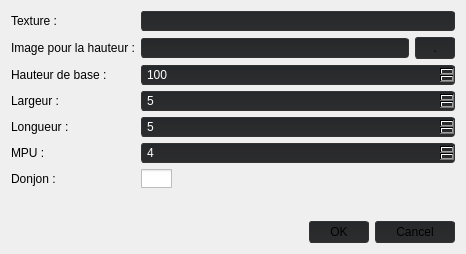
<?xml version="1.0" encoding="UTF-8"?>
<ui version="4.0">
 <class>NewWorldDialog</class>
 <widget class="QDialog" name="NewWorldDialog">
  <property name="geometry">
   <rect>
    <x>0</x>
    <y>0</y>
    <width>466</width>
    <height>254</height>
   </rect>
  </property>
  <property name="windowTitle">
   <string>Nouvelle map</string>
  </property>
  <property name="windowIcon">
   <iconset resource="MainFrame.qrc">
    <normaloff>:/MainFrame/Resources/new.png</normaloff>:/MainFrame/Resources/new.png</iconset>
  </property>
  <property name="styleSheet">
   <string notr="true">background-color: rgb(29, 29, 30);
selection-color: rgb(167, 51, 82);
color: rgb(197, 197, 197);
menuBar{background-color: rgb(142, 120, 77);}

</string>
  </property>
  <layout class="QVBoxLayout" name="verticalLayout">
   <item>
    <layout class="QHBoxLayout" name="horizontalLayout">
     <item>
      <layout class="QFormLayout" name="formLayout">
       <property name="fieldGrowthPolicy">
        <enum>QFormLayout::AllNonFixedFieldsGrow</enum>
       </property>
       <item row="0" column="0">
        <widget class="QLabel" name="label">
         <property name="text">
          <string>Texture :</string>
         </property>
        </widget>
       </item>
       <item row="0" column="1">
        <widget class="QComboBox" name="comboBox">
         <property name="styleSheet">
          <string notr="true">QComboBox {
	border: 1px solid #333333;
	border-radius: 3px;
	background: qlineargradient(spread:pad, x1:0, y1:1, x2:0, y2:0, stop:0 rgba(45, 45, 46, 255), stop:1 rgba(37, 40, 43, 255));
	padding: 1px 23px 1px 3px;
	min-width: 6em;
	color: #ffffff;
	selection-background-color: rgb(41, 41, 42, 30);
}
QComboBox::drop-down {
	subcontrol-origin: padding;
	subcontrol-position: top right;
	width: 20px;
 
	border-top-right-radius: 3px;
	border-bottom-right-radius: 3px;
}

QComboBox::down-arrow {
image: url(:/MainFrame/Resources/Icons_New/external-down-arrow-arrow-flatart-icons-lineal-color-flatarticons-10.png);
height: 14px;

}
 QComboBox QAbstractItemView {
	
	selection-background-color: rgb(45, 45, 46);
}
QComboBox::QAbstractItemView{
	background-color: #4f4f4f;
	color: #999999;
}

QComboBox::item:pressed { 
background: rgb(61, 61, 61);
}
QComboBox::item:selected { 
background: rgb(61, 61, 61);
}


 QScrollBar:vertical {
     background: #1d1d1e;
     width: 15px;
     margin: 22px 0 22px 0;
 }
 QScrollBar::handle:vertical {
     background: #202325;
     min-height: 20px;
 }
 QScrollBar::add-line:vertical {
     background: #202325;
     height: 20px;
     subcontrol-position: bottom;
     subcontrol-origin: margin;
 }

 QScrollBar::sub-line:vertical {
     background: #202325;
     height: 20px;
     subcontrol-position: top;
     subcontrol-origin: margin;
 }
 QScrollBar::up-arrow:vertical, QScrollBar::down-arrow:vertical {
     width: 3px;
     height: 3px;
     background: #907a4e;
 }

 QScrollBar::add-page:vertical, QScrollBar::sub-page:vertical {
     background: none;
 }
</string>
         </property>
         <property name="maxVisibleItems">
          <number>20</number>
         </property>
        </widget>
       </item>
       <item row="1" column="0">
        <widget class="QLabel" name="label_2">
         <property name="text">
          <string>Image pour la hauteur :</string>
         </property>
        </widget>
       </item>
       <item row="1" column="1">
        <layout class="QHBoxLayout" name="horizontalLayout_2">
         <item>
          <widget class="QLineEdit" name="lineEdit">
           <property name="styleSheet">
            <string notr="true">QLineEdit { 
	border: 1px solid #333333;
	border-radius: 3px;
	background: qlineargradient(spread:pad, x1:0, y1:1, x2:0, y2:0, stop:0 rgba(45, 45, 46, 255), stop:1 rgba(37, 40, 43, 255));
	padding: 1px 23px 1px 3px;
	min-width: 6em;
	color: #ffffff;
	selection-background-color: rgb(41, 41, 42, 30);
}
</string>
           </property>
          </widget>
         </item>
         <item>
          <widget class="QPushButton" name="pushButton">
           <property name="maximumSize">
            <size>
             <width>40</width>
             <height>16777215</height>
            </size>
           </property>
           <property name="styleSheet">
            <string notr="true">QPushButton {
border: 1px solid #333333;
border-radius: 3px;
	background-color: qlineargradient(spread:pad, x1:0, y1:1, x2:0, y2:0, stop:0 rgba(45, 45, 46, 255), stop:1 rgba(37, 40, 43, 255));
padding: 3px 20px;

}

QPushButton:hover {
	background-color: qlineargradient(spread:pad, x1:0, y1:1, x2:0, y2:0, stop:0 rgba(37, 37, 38, 255), stop:1 rgba(27, 29, 31, 255));
}
</string>
           </property>
           <property name="text">
            <string>...</string>
           </property>
          </widget>
         </item>
        </layout>
       </item>
       <item row="2" column="0">
        <widget class="QLabel" name="label_3">
         <property name="text">
          <string>Hauteur de base :</string>
         </property>
        </widget>
       </item>
       <item row="2" column="1">
        <widget class="QSpinBox" name="spinBox">
         <property name="styleSheet">
          <string notr="true">QSpinBox::down-button {
	image: url(:/MainFrame/Resources/Icons_New/external-down-arrow-arrow-flatart-icons-lineal-color-flatarticons-10.png);
right: 1.5px;
height: 9px;
}

QSpinBox::up-button {
    image: url(:/MainFrame/Resources//Icons_New/external-up-arrow-arrow-flatart-icons-lineal-color-flatarticons-10.png);
right: 1.5px;
bottom: 0px;
height: 9px;
}

QSpinBox { 
	border: 1px solid #333333;
	border-radius: 3px;
	background-color: qlineargradient(spread:pad, x1:0, y1:1, x2:0, y2:0, stop:0 rgba(37, 37, 38, 255), stop:1 rgba(27, 29, 31, 255));
	padding: 1px 20px 1px 3px;
	min-width: 6em;
	color: #ffffff;
    background-color: qlineargradient(spread:pad, x1:0, y1:1, x2:0, y2:0, stop:0 rgba(45, 45, 46, 255), stop:1 rgba(37, 40, 43, 255));
	selection-background-color: rgb(40, 42, 44);
}</string>
         </property>
         <property name="maximum">
          <number>999</number>
         </property>
         <property name="value">
          <number>100</number>
         </property>
        </widget>
       </item>
       <item row="3" column="0">
        <widget class="QLabel" name="label_4">
         <property name="text">
          <string>Largeur :</string>
         </property>
        </widget>
       </item>
       <item row="3" column="1">
        <widget class="QSpinBox" name="spinBox_2">
         <property name="styleSheet">
          <string notr="true">QSpinBox::down-button {
	image: url(:/MainFrame/Resources/Icons_New/external-down-arrow-arrow-flatart-icons-lineal-color-flatarticons-10.png);
right: 1.5px;
height: 9px;
}

QSpinBox::up-button {
    image: url(:/MainFrame/Resources//Icons_New/external-up-arrow-arrow-flatart-icons-lineal-color-flatarticons-10.png);
right: 1.5px;
bottom: 0px;
height: 9px;
}

QSpinBox { 
	border: 1px solid #333333;
	border-radius: 3px;
	background-color: qlineargradient(spread:pad, x1:0, y1:1, x2:0, y2:0, stop:0 rgba(37, 37, 38, 255), stop:1 rgba(27, 29, 31, 255));
	padding: 1px 20px 1px 3px;
	min-width: 6em;
	color: #ffffff;
    background-color: qlineargradient(spread:pad, x1:0, y1:1, x2:0, y2:0, stop:0 rgba(45, 45, 46, 255), stop:1 rgba(37, 40, 43, 255));
	selection-background-color: rgb(40, 42, 44);
}</string>
         </property>
         <property name="minimum">
          <number>1</number>
         </property>
         <property name="value">
          <number>5</number>
         </property>
        </widget>
       </item>
       <item row="4" column="0">
        <widget class="QLabel" name="label_5">
         <property name="text">
          <string>Longueur :</string>
         </property>
        </widget>
       </item>
       <item row="4" column="1">
        <widget class="QSpinBox" name="spinBox_3">
         <property name="styleSheet">
          <string notr="true">QSpinBox::down-button {
	image: url(:/MainFrame/Resources/Icons_New/external-down-arrow-arrow-flatart-icons-lineal-color-flatarticons-10.png);
right: 1.5px;
height: 9px;
}

QSpinBox::up-button {
    image: url(:/MainFrame/Resources//Icons_New/external-up-arrow-arrow-flatart-icons-lineal-color-flatarticons-10.png);
right: 1.5px;
bottom: 0px;
height: 9px;
}

QSpinBox { 
	border: 1px solid #333333;
	border-radius: 3px;
	background-color: qlineargradient(spread:pad, x1:0, y1:1, x2:0, y2:0, stop:0 rgba(37, 37, 38, 255), stop:1 rgba(27, 29, 31, 255));
	padding: 1px 20px 1px 3px;
	min-width: 6em;
	color: #ffffff;
    background-color: qlineargradient(spread:pad, x1:0, y1:1, x2:0, y2:0, stop:0 rgba(45, 45, 46, 255), stop:1 rgba(37, 40, 43, 255));
	selection-background-color: rgb(40, 42, 44);
}</string>
         </property>
         <property name="minimum">
          <number>1</number>
         </property>
         <property name="value">
          <number>5</number>
         </property>
        </widget>
       </item>
       <item row="5" column="0">
        <widget class="QLabel" name="label_6">
         <property name="text">
          <string>MPU :</string>
         </property>
        </widget>
       </item>
       <item row="5" column="1">
        <widget class="QSpinBox" name="spinBox_4">
         <property name="enabled">
          <bool>true</bool>
         </property>
         <property name="styleSheet">
          <string notr="true">QSpinBox::down-button {
	image: url(:/MainFrame/Resources/Icons_New/external-down-arrow-arrow-flatart-icons-lineal-color-flatarticons-10.png);
right: 1.5px;
height: 9px;
}

QSpinBox::up-button {
    image: url(:/MainFrame/Resources//Icons_New/external-up-arrow-arrow-flatart-icons-lineal-color-flatarticons-10.png);
right: 1.5px;
bottom: 0px;
height: 9px;
}

QSpinBox { 
	border: 1px solid #333333;
	border-radius: 3px;
	background-color: qlineargradient(spread:pad, x1:0, y1:1, x2:0, y2:0, stop:0 rgba(37, 37, 38, 255), stop:1 rgba(27, 29, 31, 255));
	padding: 1px 20px 1px 3px;
	min-width: 6em;
	color: #ffffff;
    background-color: qlineargradient(spread:pad, x1:0, y1:1, x2:0, y2:0, stop:0 rgba(45, 45, 46, 255), stop:1 rgba(37, 40, 43, 255));
	selection-background-color: rgb(40, 42, 44);
}</string>
         </property>
         <property name="minimum">
          <number>1</number>
         </property>
         <property name="maximum">
          <number>4</number>
         </property>
         <property name="value">
          <number>4</number>
         </property>
        </widget>
       </item>
       <item row="6" column="0">
        <widget class="QLabel" name="label_7">
         <property name="text">
          <string>Donjon :</string>
         </property>
        </widget>
       </item>
       <item row="6" column="1">
        <widget class="QCheckBox" name="checkBox">
         <property name="styleSheet">
          <string notr="true">QCheckBox {
    spacing: 5px;
}

QCheckBox::indicator {
    width: 31px;
    height: 19px;
}

QCheckBox::indicator:unchecked {
	image: url(:/MainFrame/Resources/Icons_New/Checkbutton_no.png);
}

QCheckBox::indicator:checked {
	image: url(:/MainFrame/Resources/Icons_New/Checkbutton_yes.png);
}</string>
         </property>
         <property name="text">
          <string/>
         </property>
        </widget>
       </item>
      </layout>
     </item>
    </layout>
   </item>
   <item>
    <widget class="QDialogButtonBox" name="buttonBox">
     <property name="styleSheet">
      <string notr="true">QPushButton {
border: 1px solid #333333;
border-radius: 3px;
	background-color: qlineargradient(spread:pad, x1:0, y1:1, x2:0, y2:0, stop:0 rgba(45, 45, 46, 255), stop:1 rgba(37, 40, 43, 255));
padding: 3px 20px;

}

QPushButton:hover {
	background-color: qlineargradient(spread:pad, x1:0, y1:1, x2:0, y2:0, stop:0 rgba(37, 37, 38, 255), stop:1 rgba(27, 29, 31, 255));
}
</string>
     </property>
     <property name="orientation">
      <enum>Qt::Horizontal</enum>
     </property>
     <property name="standardButtons">
      <set>QDialogButtonBox::Cancel|QDialogButtonBox::Ok</set>
     </property>
    </widget>
   </item>
  </layout>
 </widget>
 <resources>
  <include location="MainFrame.qrc"/>
 </resources>
 <connections>
  <connection>
   <sender>buttonBox</sender>
   <signal>accepted()</signal>
   <receiver>NewWorldDialog</receiver>
   <slot>accept()</slot>
   <hints>
    <hint type="sourcelabel">
     <x>257</x>
     <y>224</y>
    </hint>
    <hint type="destinationlabel">
     <x>157</x>
     <y>274</y>
    </hint>
   </hints>
  </connection>
  <connection>
   <sender>buttonBox</sender>
   <signal>rejected()</signal>
   <receiver>NewWorldDialog</receiver>
   <slot>reject()</slot>
   <hints>
    <hint type="sourcelabel">
     <x>325</x>
     <y>224</y>
    </hint>
    <hint type="destinationlabel">
     <x>286</x>
     <y>274</y>
    </hint>
   </hints>
  </connection>
 </connections>
</ui>
